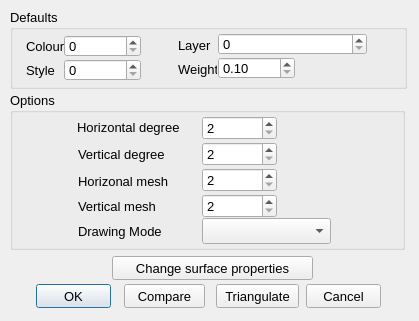
<?xml version="1.0" encoding="UTF-8"?>
<ui version="4.0">
 <class>PatchVerify_Dialog</class>
 <widget class="QDialog" name="PatchVerify_Dialog">
  <property name="geometry">
   <rect>
    <x>0</x>
    <y>0</y>
    <width>419</width>
    <height>321</height>
   </rect>
  </property>
  <property name="font">
   <font>
    <pointsize>10</pointsize>
   </font>
  </property>
  <property name="windowTitle">
   <string>Patch Verify</string>
  </property>
  <widget class="QPushButton" name="_109">
   <property name="enabled">
    <bool>true</bool>
   </property>
   <property name="geometry">
    <rect>
     <x>112</x>
     <y>256</y>
     <width>201</width>
     <height>24</height>
    </rect>
   </property>
   <property name="font">
    <font>
     <pointsize>10</pointsize>
    </font>
   </property>
   <property name="text">
    <string>Change surface properties</string>
   </property>
   <property name="autoDefault">
    <bool>false</bool>
   </property>
  </widget>
  <widget class="QPushButton" name="_1">
   <property name="geometry">
    <rect>
     <x>36</x>
     <y>284</y>
     <width>75</width>
     <height>24</height>
    </rect>
   </property>
   <property name="font">
    <font>
     <pointsize>10</pointsize>
    </font>
   </property>
   <property name="text">
    <string>OK</string>
   </property>
   <property name="default">
    <bool>true</bool>
   </property>
  </widget>
  <widget class="QPushButton" name="_111">
   <property name="enabled">
    <bool>true</bool>
   </property>
   <property name="geometry">
    <rect>
     <x>124</x>
     <y>284</y>
     <width>81</width>
     <height>24</height>
    </rect>
   </property>
   <property name="font">
    <font>
     <pointsize>10</pointsize>
    </font>
   </property>
   <property name="text">
    <string>Compare</string>
   </property>
   <property name="autoDefault">
    <bool>false</bool>
   </property>
  </widget>
  <widget class="QPushButton" name="_112">
   <property name="enabled">
    <bool>true</bool>
   </property>
   <property name="geometry">
    <rect>
     <x>216</x>
     <y>284</y>
     <width>83</width>
     <height>24</height>
    </rect>
   </property>
   <property name="font">
    <font>
     <pointsize>10</pointsize>
    </font>
   </property>
   <property name="text">
    <string>Triangulate</string>
   </property>
   <property name="autoDefault">
    <bool>false</bool>
   </property>
  </widget>
  <widget class="QPushButton" name="_2">
   <property name="enabled">
    <bool>true</bool>
   </property>
   <property name="geometry">
    <rect>
     <x>306</x>
     <y>284</y>
     <width>75</width>
     <height>24</height>
    </rect>
   </property>
   <property name="font">
    <font>
     <pointsize>10</pointsize>
    </font>
   </property>
   <property name="text">
    <string>Cancel</string>
   </property>
   <property name="autoDefault">
    <bool>false</bool>
   </property>
  </widget>
  <widget class="QGroupBox" name="groupBox_3">
   <property name="geometry">
    <rect>
     <x>10</x>
     <y>9</y>
     <width>397</width>
     <height>80</height>
    </rect>
   </property>
   <property name="title">
    <string>Defaults</string>
   </property>
   <widget class="QPushButton" name="_1002">
    <property name="enabled">
     <bool>true</bool>
    </property>
    <property name="geometry">
     <rect>
      <x>134</x>
      <y>49</y>
      <width>24</width>
      <height>24</height>
     </rect>
    </property>
    <property name="toolTip">
     <string>Select Style</string>
    </property>
    <property name="statusTip">
     <string/>
    </property>
    <property name="text">
     <string/>
    </property>
    <property name="icon">
     <iconset resource="../RealCAD.qrc">
      <normaloff>:/images/PROPERTIES-styles.svg</normaloff>:/images/PROPERTIES-styles.svg</iconset>
    </property>
    <property name="iconSize">
     <size>
      <width>20</width>
      <height>20</height>
     </size>
    </property>
    <property name="autoDefault">
     <bool>false</bool>
    </property>
    <property name="flat">
     <bool>true</bool>
    </property>
   </widget>
   <widget class="QLabel" name="label_103">
    <property name="geometry">
     <rect>
      <x>168</x>
      <y>50</y>
      <width>39</width>
      <height>20</height>
     </rect>
    </property>
    <property name="font">
     <font>
      <pointsize>10</pointsize>
     </font>
    </property>
    <property name="text">
     <string>Weight</string>
    </property>
   </widget>
   <widget class="QPushButton" name="_1001">
    <property name="enabled">
     <bool>true</bool>
    </property>
    <property name="geometry">
     <rect>
      <x>360</x>
      <y>24</y>
      <width>24</width>
      <height>24</height>
     </rect>
    </property>
    <property name="toolTip">
     <string>Select Layer</string>
    </property>
    <property name="statusTip">
     <string/>
    </property>
    <property name="text">
     <string/>
    </property>
    <property name="icon">
     <iconset resource="../RealCAD.qrc">
      <normaloff>:/images/PROPERTIES-weights.svg</normaloff>:/images/PROPERTIES-weights.svg</iconset>
    </property>
    <property name="iconSize">
     <size>
      <width>20</width>
      <height>20</height>
     </size>
    </property>
    <property name="flat">
     <bool>true</bool>
    </property>
   </widget>
   <widget class="QSpinBox" name="_102">
    <property name="enabled">
     <bool>true</bool>
    </property>
    <property name="geometry">
     <rect>
      <x>54</x>
      <y>50</y>
      <width>77</width>
      <height>22</height>
     </rect>
    </property>
    <property name="font">
     <font>
      <family>Lucida Grande</family>
      <pointsize>10</pointsize>
     </font>
    </property>
    <property name="maximum">
     <number>255</number>
    </property>
   </widget>
   <widget class="QLabel" name="label_100">
    <property name="geometry">
     <rect>
      <x>16</x>
      <y>27</y>
      <width>41</width>
      <height>20</height>
     </rect>
    </property>
    <property name="font">
     <font>
      <pointsize>10</pointsize>
     </font>
    </property>
    <property name="text">
     <string>Colour</string>
    </property>
   </widget>
   <widget class="QLabel" name="label_102">
    <property name="geometry">
     <rect>
      <x>16</x>
      <y>51</y>
      <width>43</width>
      <height>20</height>
     </rect>
    </property>
    <property name="font">
     <font>
      <pointsize>10</pointsize>
     </font>
    </property>
    <property name="text">
     <string>Style</string>
    </property>
   </widget>
   <widget class="QPushButton" name="_1000">
    <property name="enabled">
     <bool>true</bool>
    </property>
    <property name="geometry">
     <rect>
      <x>134</x>
      <y>25</y>
      <width>24</width>
      <height>24</height>
     </rect>
    </property>
    <property name="toolTip">
     <string>Select Colour</string>
    </property>
    <property name="text">
     <string/>
    </property>
    <property name="icon">
     <iconset resource="../RealCAD.qrc">
      <normaloff>:/images/PROPERTIES-colours.svg</normaloff>:/images/PROPERTIES-colours.svg</iconset>
    </property>
    <property name="iconSize">
     <size>
      <width>20</width>
      <height>20</height>
     </size>
    </property>
    <property name="autoDefault">
     <bool>false</bool>
    </property>
    <property name="flat">
     <bool>true</bool>
    </property>
   </widget>
   <widget class="QSpinBox" name="_100">
    <property name="enabled">
     <bool>true</bool>
    </property>
    <property name="geometry">
     <rect>
      <x>54</x>
      <y>26</y>
      <width>77</width>
      <height>22</height>
     </rect>
    </property>
    <property name="font">
     <font>
      <family>Lucida Grande</family>
      <pointsize>10</pointsize>
     </font>
    </property>
    <property name="specialValueText">
     <string/>
    </property>
    <property name="maximum">
     <number>255</number>
    </property>
   </widget>
   <widget class="WeightSpinBox" name="_103">
    <property name="enabled">
     <bool>true</bool>
    </property>
    <property name="geometry">
     <rect>
      <x>208</x>
      <y>48</y>
      <width>77</width>
      <height>22</height>
     </rect>
    </property>
    <property name="font">
     <font>
      <family>Lucida Grande</family>
      <pointsize>10</pointsize>
     </font>
    </property>
    <property name="specialValueText">
     <string/>
    </property>
    <property name="minimum">
     <double>0.100000000000000</double>
    </property>
    <property name="maximum">
     <double>3.000000000000000</double>
    </property>
    <property name="singleStep">
     <double>0.100000000000000</double>
    </property>
   </widget>
   <widget class="LayerSpinBox" name="_101">
    <property name="enabled">
     <bool>true</bool>
    </property>
    <property name="geometry">
     <rect>
      <x>208</x>
      <y>24</y>
      <width>149</width>
      <height>22</height>
     </rect>
    </property>
    <property name="font">
     <font>
      <family>Lucida Grande</family>
      <pointsize>10</pointsize>
     </font>
    </property>
    <property name="suffix">
     <string/>
    </property>
    <property name="maximum">
     <number>2049</number>
    </property>
   </widget>
   <widget class="QPushButton" name="_1003">
    <property name="enabled">
     <bool>true</bool>
    </property>
    <property name="geometry">
     <rect>
      <x>288</x>
      <y>48</y>
      <width>24</width>
      <height>24</height>
     </rect>
    </property>
    <property name="toolTip">
     <string>Select Weight</string>
    </property>
    <property name="statusTip">
     <string/>
    </property>
    <property name="text">
     <string/>
    </property>
    <property name="icon">
     <iconset resource="../RealCAD.qrc">
      <normaloff>:/images/PROPERTIES-weights.svg</normaloff>:/images/PROPERTIES-weights.svg</iconset>
    </property>
    <property name="iconSize">
     <size>
      <width>20</width>
      <height>20</height>
     </size>
    </property>
    <property name="flat">
     <bool>true</bool>
    </property>
   </widget>
   <widget class="QLabel" name="label_101">
    <property name="geometry">
     <rect>
      <x>168</x>
      <y>26</y>
      <width>35</width>
      <height>20</height>
     </rect>
    </property>
    <property name="font">
     <font>
      <pointsize>10</pointsize>
     </font>
    </property>
    <property name="text">
     <string>Layer</string>
    </property>
   </widget>
  </widget>
  <widget class="QGroupBox" name="groupBox">
   <property name="geometry">
    <rect>
     <x>10</x>
     <y>92</y>
     <width>395</width>
     <height>158</height>
    </rect>
   </property>
   <property name="title">
    <string>Options</string>
   </property>
   <widget class="QLabel" name="label_8">
    <property name="geometry">
     <rect>
      <x>68</x>
      <y>52</y>
      <width>121</width>
      <height>20</height>
     </rect>
    </property>
    <property name="font">
     <font>
      <pointsize>10</pointsize>
     </font>
    </property>
    <property name="text">
     <string>Vertical degree</string>
    </property>
   </widget>
   <widget class="QLabel" name="label_7">
    <property name="geometry">
     <rect>
      <x>67</x>
      <y>25</y>
      <width>121</width>
      <height>20</height>
     </rect>
    </property>
    <property name="font">
     <font>
      <pointsize>10</pointsize>
     </font>
    </property>
    <property name="text">
     <string>Horizontal degree</string>
    </property>
   </widget>
   <widget class="QLabel" name="label_9">
    <property name="geometry">
     <rect>
      <x>68</x>
      <y>79</y>
      <width>121</width>
      <height>20</height>
     </rect>
    </property>
    <property name="font">
     <font>
      <pointsize>10</pointsize>
     </font>
    </property>
    <property name="text">
     <string>Horizonal mesh</string>
    </property>
   </widget>
   <widget class="QLabel" name="label_10">
    <property name="geometry">
     <rect>
      <x>68</x>
      <y>104</y>
      <width>121</width>
      <height>20</height>
     </rect>
    </property>
    <property name="font">
     <font>
      <pointsize>10</pointsize>
     </font>
    </property>
    <property name="text">
     <string>Vertical mesh</string>
    </property>
   </widget>
   <widget class="QLabel" name="label_11">
    <property name="geometry">
     <rect>
      <x>68</x>
      <y>129</y>
      <width>121</width>
      <height>20</height>
     </rect>
    </property>
    <property name="font">
     <font>
      <pointsize>10</pointsize>
     </font>
    </property>
    <property name="text">
     <string>Drawing Mode</string>
    </property>
   </widget>
   <widget class="QComboBox" name="_110">
    <property name="geometry">
     <rect>
      <x>192</x>
      <y>126</y>
      <width>129</width>
      <height>26</height>
     </rect>
    </property>
   </widget>
   <widget class="QSpinBox" name="_104">
    <property name="geometry">
     <rect>
      <x>192</x>
      <y>24</y>
      <width>75</width>
      <height>24</height>
     </rect>
    </property>
    <property name="minimum">
     <number>2</number>
    </property>
    <property name="maximum">
     <number>10</number>
    </property>
   </widget>
   <widget class="QSpinBox" name="_105">
    <property name="geometry">
     <rect>
      <x>192</x>
      <y>50</y>
      <width>75</width>
      <height>24</height>
     </rect>
    </property>
    <property name="minimum">
     <number>2</number>
    </property>
    <property name="maximum">
     <number>10</number>
    </property>
   </widget>
   <widget class="QSpinBox" name="_106">
    <property name="geometry">
     <rect>
      <x>192</x>
      <y>76</y>
      <width>75</width>
      <height>24</height>
     </rect>
    </property>
    <property name="minimum">
     <number>2</number>
    </property>
    <property name="maximum">
     <number>1000</number>
    </property>
   </widget>
   <widget class="QSpinBox" name="_107">
    <property name="geometry">
     <rect>
      <x>192</x>
      <y>102</y>
      <width>75</width>
      <height>24</height>
     </rect>
    </property>
    <property name="minimum">
     <number>2</number>
    </property>
    <property name="maximum">
     <number>1000</number>
    </property>
   </widget>
  </widget>
  <zorder>groupBox</zorder>
  <zorder>_109</zorder>
  <zorder>_1</zorder>
  <zorder>_111</zorder>
  <zorder>_112</zorder>
  <zorder>_2</zorder>
  <zorder>groupBox_3</zorder>
 </widget>
 <customwidgets>
  <customwidget>
   <class>WeightSpinBox</class>
   <extends>QDoubleSpinBox</extends>
   <header>../RealCADQt/source/weightspinbox.h</header>
  </customwidget>
  <customwidget>
   <class>LayerSpinBox</class>
   <extends>QSpinBox</extends>
   <header>../RealCADQt/source/layerspinbox.h</header>
  </customwidget>
 </customwidgets>
 <tabstops>
  <tabstop>_104</tabstop>
  <tabstop>_105</tabstop>
  <tabstop>_106</tabstop>
  <tabstop>_107</tabstop>
  <tabstop>_110</tabstop>
  <tabstop>_100</tabstop>
  <tabstop>_1000</tabstop>
  <tabstop>_102</tabstop>
  <tabstop>_1002</tabstop>
  <tabstop>_103</tabstop>
  <tabstop>_1003</tabstop>
  <tabstop>_101</tabstop>
  <tabstop>_1001</tabstop>
  <tabstop>_109</tabstop>
  <tabstop>_112</tabstop>
  <tabstop>_111</tabstop>
  <tabstop>_1</tabstop>
  <tabstop>_2</tabstop>
 </tabstops>
 <resources>
  <include location="../RealCAD.qrc"/>
 </resources>
 <connections/>
</ui>
